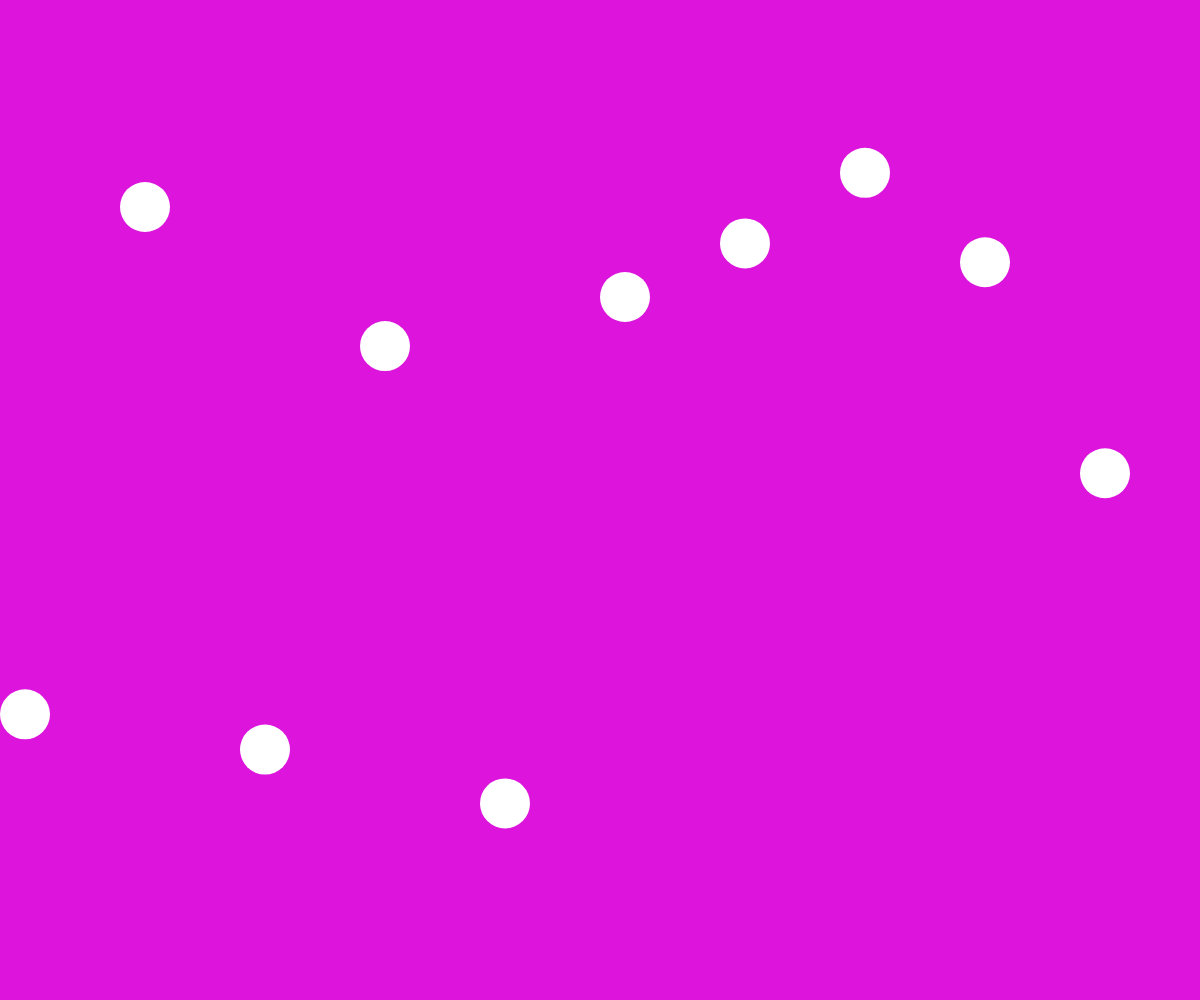
Frame 1 (no input)
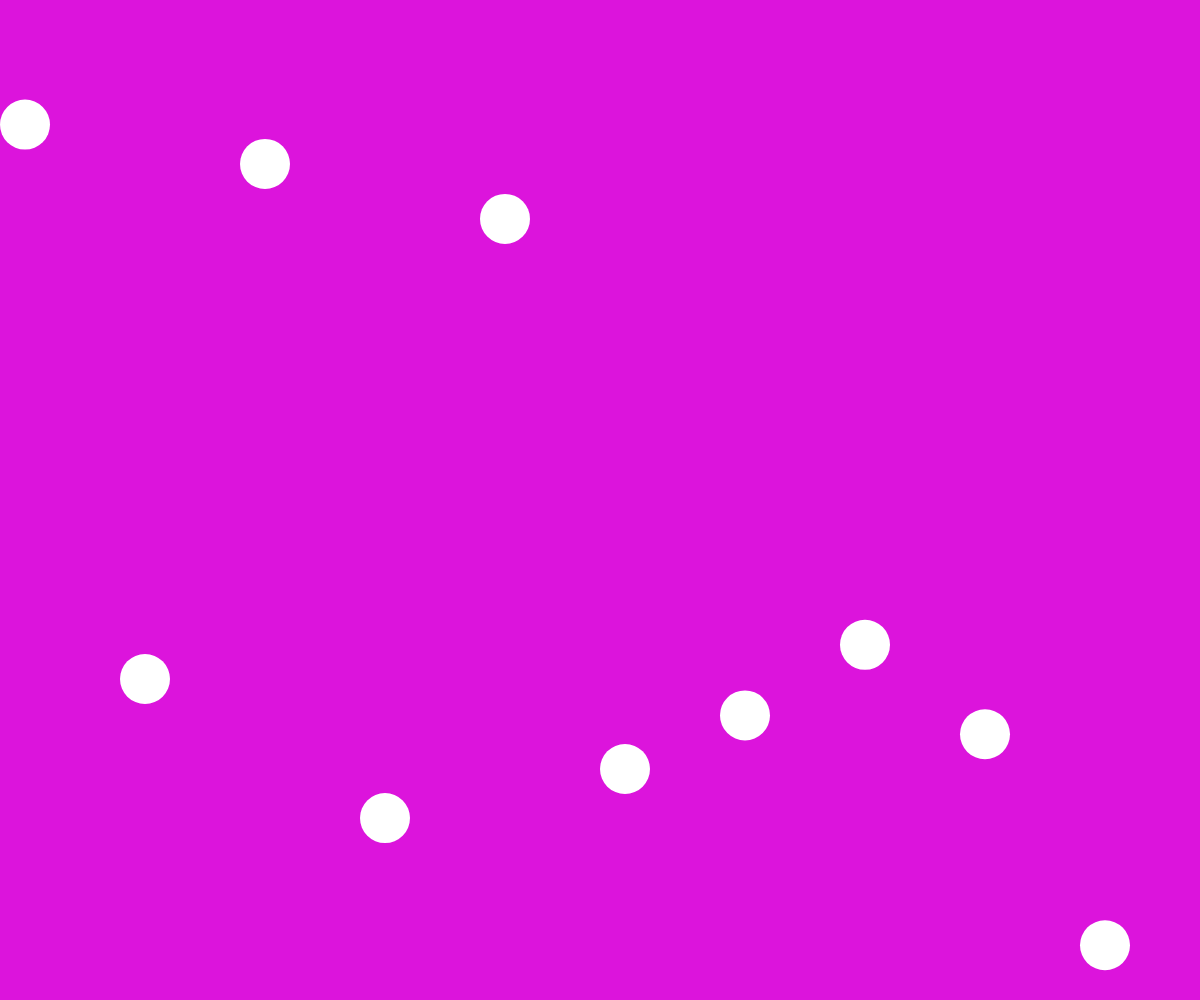
Frame 60 (no input)
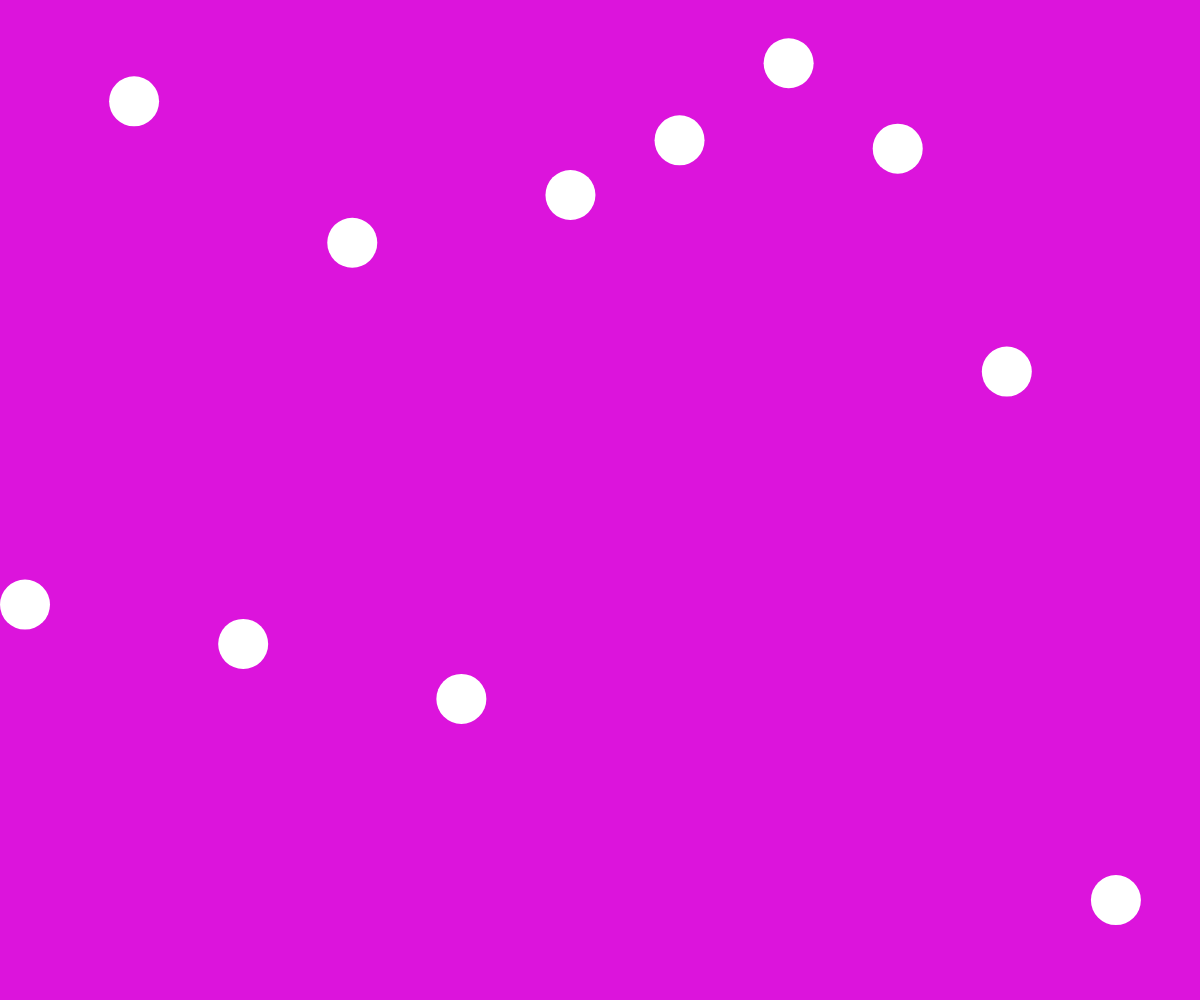
Frame 120 (the mouse pressed at the canvas centre since frame 60)

The p5.js sketch that drew these frames (run headless with seeded random() and noise() and a simulated clock; from frame 60 on, the mouse is pressed at the canvas centre):

// p5.js sketch
// ── sketch.js
// TODO: add more circles using lists

// let ypos;

// let ypos0;
// let ypos1;
// let ypos2;

// making this scalable with a list
let numCircles;
// let ypos = [0, 0, 0];
let ypos = [];

// this list contains three elements which are ypos0, ypos1, ypos2
// could also change an element by saying eg let ypos2 = 10

function setup() {
  createCanvas(windowWidth, windowHeight);
  noStroke();

  // ypos0 = -50;
  // ypos1 = -50;
  // ypos2 = -50;

  // wrap a calculation with int to only get whole numbers
  numCircles = 10;
  // below doesn't work anymore bc list is empty
  // for (let idx = 0; idx < ypos.length; idx += 1) {
  //   // print(idx)
  //   if (ypos[idx] > random(height)) {
  //   }

  // this makes it possible to populate the empty list
  for (let idx = 0; idx < numCircles; idx += 1) {
    //this is putting the number 0 at the end of the ypos list
    ypos.push(random(height));
  }
  print(ypos);
}

function draw() {
  background(220, 20, 220);
  // ellipse(width / 2 - 100, ypos0, 50);
  // ellipse(width / 2, ypos1, 50);
  // ellipse(width / 2 + 100, ypos2, 50);

  // square brackets plus the position of the list i want to access
  // ellipse(width / 2 - 100, ypos[0], 50);
  // ellipse(width / 2, ypos[1], 50);
  // ellipse(width / 2 + 100, ypos[2], 50);

  // ypos[0] += 8;
  // ypos[1] += 11;
  // ypos[2] += 17;

  // if (ypos[0] > height) {
  //   ypos[0] = -50;
  // }
  // if (ypos[1] > height) {
  //   ypos[1] = -50;
  // }
  // if (ypos[2] > height) {
  //   ypos[2] = -50;
  // }

  //applying this logic to a list of unknown length
  //making the list be depdendent on the width
  for (let idx = 0; idx < ypos.length; idx += 1) {
    let xpos = map(idx, 0, ypos.length, 0, width);
    ellipse(xpos + 25, ypos[idx], 50);
    // print(idx)
    ypos[idx] += 8;
    if (ypos[idx] > height) {
      // ypost[idx] = -50;
      ypos[idx] = random(-60, -50);
    }
  }
}

//adding elements to the end of the list
function mousePressed(){
ypos.push(random(height));
print (ypos.length)
}
